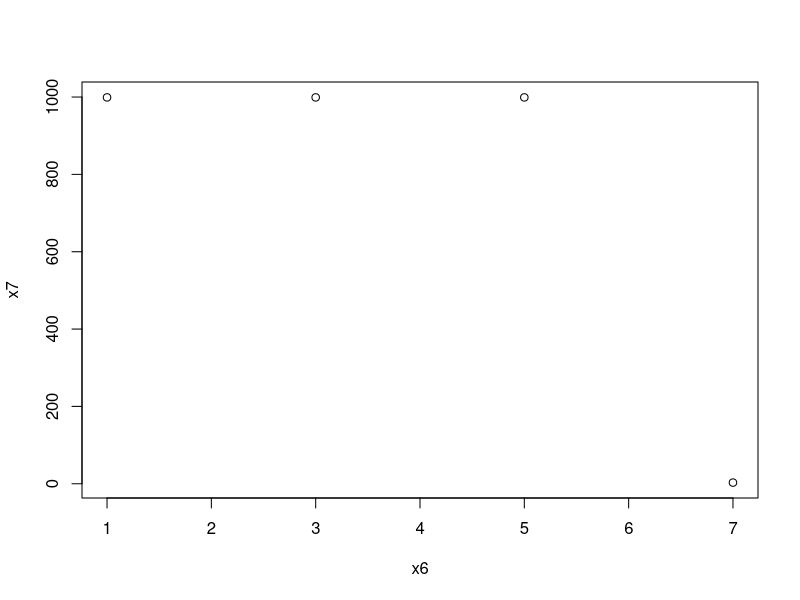
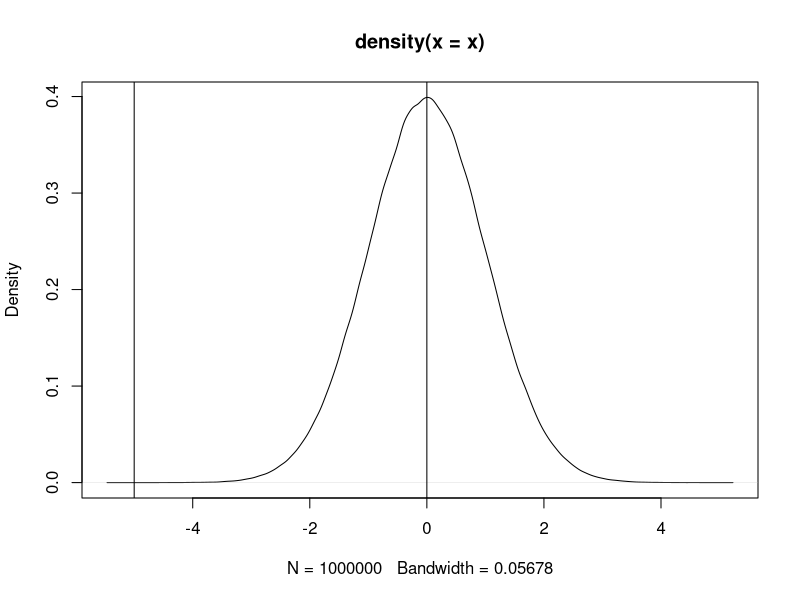
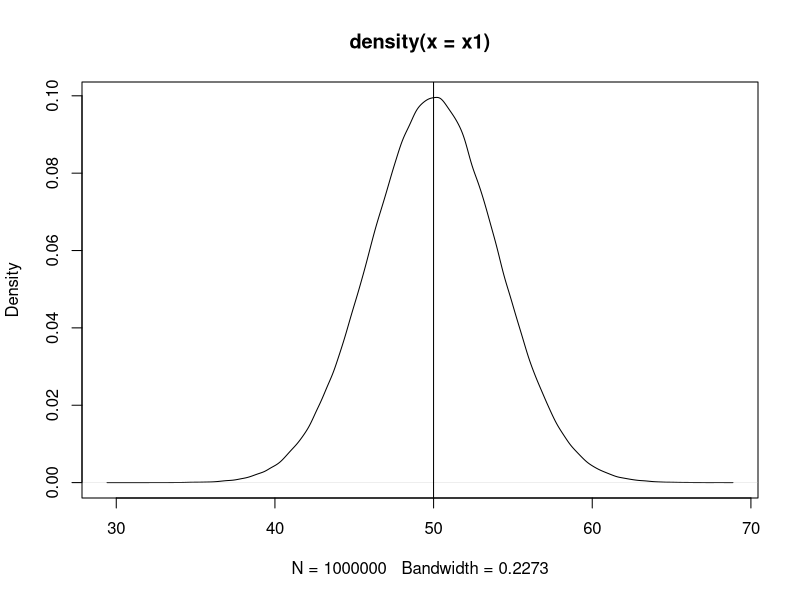
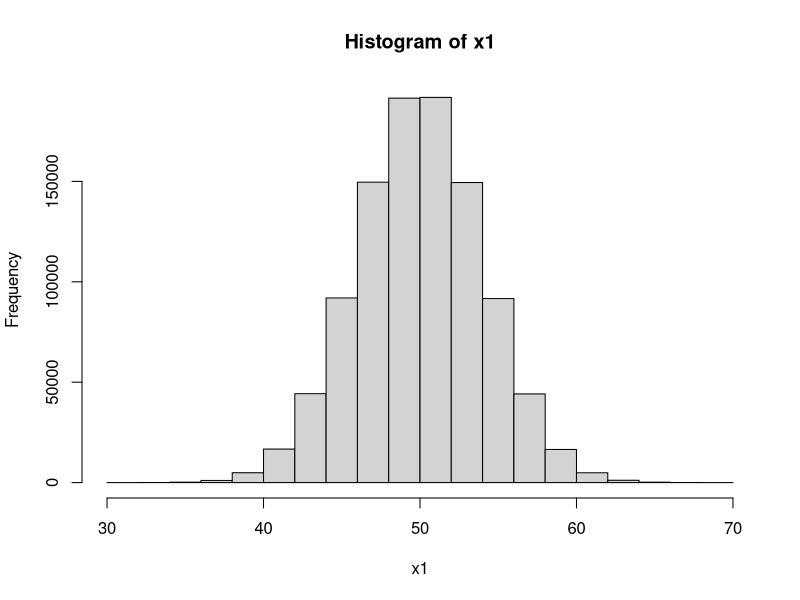
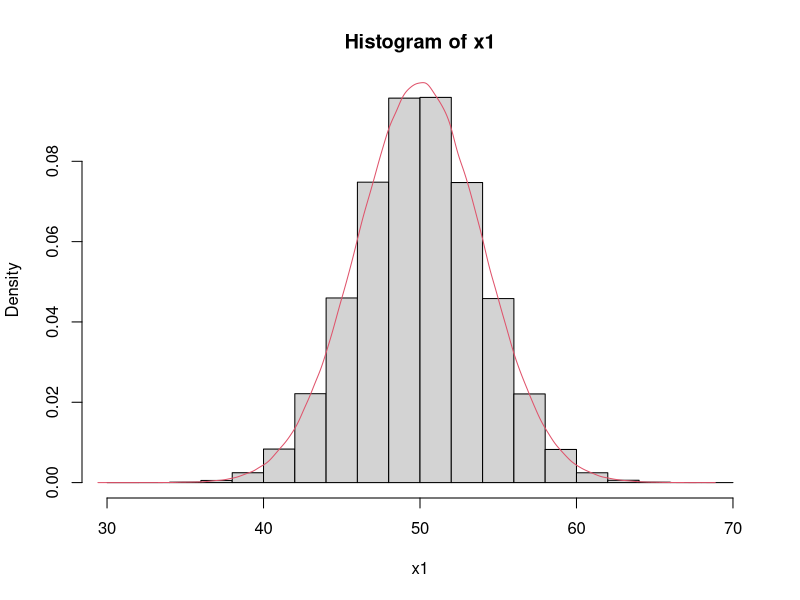

Here is the R script that generated these plots, in order: (Note: this script raises an error after producing the figures.)
#datastructures in R
#Vectors -----
x=1:10
x
(x1<-1:20) #assigning as well as printing
(x2=c(1,2,3,20))
class(x2)
x3 = c('a',"ABC")
class(x3)
x4=letters[1:26]
x4
(x5=LETTERS)
(x5=c('s','HENry',5))
class(x5)

#access elements
?seq
(x6 = seq(0,200,by=6.5))
seq(0,100,3)
seq(100,0,-3)# seq(from,to,by) by default
x6
length(x6)
x6[10:20]
x6[-1] #every element except first element
x6[-c(1:10, 16:22)] #every element except 1 to 10 and 16 to 20 elements
x6[x6 >30 | x6<40]
x6[x6 >30 & x6<40]
length(x6)
x6[-length(x6)-1]#every element except the last but one eelement

#modify 

?sort
sort(x6)
x6 = sample(1:20) #random order
x6
sort(x6) #increasing orer by default
sort(x6,decreasing =T) 
rev(x6)
x6[x6>10 & x6<20] <- 999
x6
x7 = c(1,2,3,3,4,4,5,6,7,9)
x7
x7 = x6[1:4];x7 #truncate x7 with first 4 elements of x6
x6 = c(1,3,5,7)
plot(x6,x7)

?rnorm
(x=rnorm(1000000))
plot(density(x))
mean(x)
abline(v=c(-5,0,10))
(x1=rnorm(1000000, mean = 50, sd=4))
plot(density(x1))
abline(v=mean(x1,h=0.04))
hist(x1)
hist(x1, freq = F)
lines(density(x1), col=2)

#matrix -----
100:111
(m1=matrix(1:12,nrow = 4)) #filled by columns by default
(m1=matrix(1:12,ncol = 3, byrow = T))
(colnames(m1)=paste('Col',1:3,Sep=''))
m1
(rownames(m1)=paste('Row',1:4,Sep=''))
m1
m1[1:2,1:2]
m1[c('R1','R2','R3','R4'),c('C1','C2','C3')]
m2 = m1
m2
cbind(m2,m2)
rbind(m2,m2)


#dataframe -----
set.seed(1234) # for getting equal numbers of M&F
gender=sample(c('M','F'),size=30,replace = T)
gender
table(gender)
gender=sample(c('M','F'),size=30,replace = T, prob = c(0.7,.3))
gender
table(gender)
prop.table(table(gender))


(rollno=1:30)
(gender=sample(c('M','F'),size = 30,replace=T, prob=c(.7,.3)))
(sname= paste('student',1:30,sept=' '))
(marks1 = floor(rnorm(30,mean=50,sd=10)))
(marks2 = ceiling(rnorm(30,40,5)))
(course=sample(c('BBA','MBA'),size=30,replace = T, prob=c(0.5,0.5)))
rollno; sname; gender
marks1; marks2; course

df1 = data.frame(rollno,sname,gender,marks1,marks2, course, stringsAsFactors = F)
str(df1)
head(df1) #top6 rows
head(df1, n=3) #top 3 rows
tail(df1)#last 6 rows
class(df1)
summary(df1)
df1
df1$gender #onecolumn
head(df1[,c(2,4)])#multiple columns
df1[1:10,] #select rows, all columns
df1[1:5,1:4]
#as per conditions
df1[marks1>50 &gender=='F', c('rollno','sname','marks1')]
df1[marks1>50|gender=='F',]#row filters and column filters
names(df1)# name of columns
dim(df1) #Dimentions
aggregate(df1$marks1, by=list(df1$gender), FUN=sum)
aggregate(marks1~gender, data=df1, FUN = max)





#factors -----
